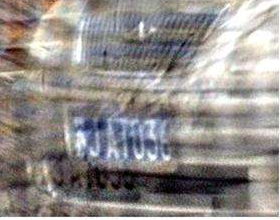
#> input picture opencv/src/resources/plate.png, 280 x 220 px
$ python image_filter.py
#> lines starting #> are read from the running program, lines starting #| are printed output that depends on the picture
# -*- coding: utf-8 -*-
"""
Created on 2018-06-10 13:13:00
@author: Alex
"""
#encoding:utf-8
import numpy as np
import cv2

image = cv2.imread("resources/plate.png")
#> image is the input picture: shape (220, 280, 3); mean B, G, R 139.2, 141.9, 147
#图像平滑
#定义5*5 的滤波器核
#2d卷积
kernel = np.ones((5,5),np.float32)/25
dst = cv2.filter2D(image,-1,kernel)
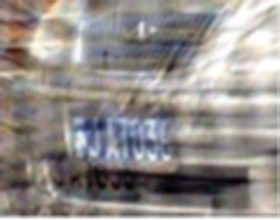
#> dst: shape (220, 280, 3); mean B, G, R 139, 141.8, 146.9
#均值滤波
blur = cv2.blur(image,(5,5))
#高斯（正太）分布滤波
#0 是指根据窗口大小（5,5）来计算高斯函数标准差
gaussianBlur = cv2.GaussianBlur(image,(5,5),0)
median = cv2.medianBlur(image,5)
while True:
    cv2.imshow('image', image)
    cv2.imshow('dst', dst)
    cv2.imshow('blur', blur)
    cv2.imshow("gaussianBlur",gaussianBlur)
    cv2.imshow('median', median)
    if cv2.waitKey(10) & 0xFF == ord(' '):
#> (key Esc is pressed here)
        break
